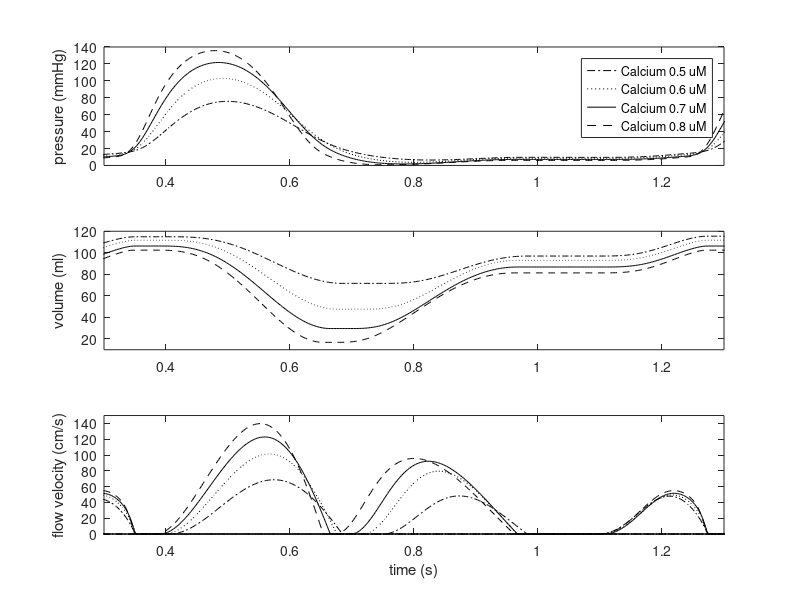

MATLAB code for this plot:
clear; close all; format compact;

load baseline

plott = t;
% LVP
display1(:,1)=p(:,2);
% LVV
display2(:,1)=y(:,10);
% MV
display3(:,1)=y(:,2);
% AV
display4(:,1)=y(:,3);

load Ca05

% LVP
display1(:,2)=p(:,2);
% LVV
display2(:,2)=y(:,10);
% MV
display3(:,2)=y(:,2);
% AV
display4(:,2)=y(:,3);

load Ca06

% LVP
display1(:,3)=p(:,2);
% LVV
display2(:,3)=y(:,10);
% MV
display3(:,3)=y(:,2);
% AV
display4(:,3)=y(:,3);

load Ca07

% LVP
display1(:,4)=p(:,2);
% LVV
display2(:,4)=y(:,10);
% MV
display3(:,4)=y(:,2);
% AV
display4(:,4)=y(:,3);

load Ca08

% LVP
display1(:,5)=p(:,2);
% LVV
display2(:,5)=y(:,10);
% MV
display3(:,5)=y(:,2);
% AV
display4(:,5)=y(:,3);

subplot(3,1,1), plot(plott,display1(:,2),'k-.',plott,display1(:,3),'k:',...
             plott,display1(:,4),'k-',plott,display1(:,5),'k--')
axis([0.3 1.3 0 140])
%xlabel('time (s)')
ylabel('pressure (mmHg)')
legend('Calcium 0.5 uM','Calcium 0.6 uM','Calcium 0.7 uM','Calcium 0.8 uM')

plott = plott - 0.000;
subplot(3,1,2), plot(plott,display2(:,2),'k-.',plott,display2(:,3),'k:',...
             plott,display2(:,4),'k-',plott,display2(:,5),'k--')
axis([0.3 1.3 10 120])
%xlabel('time (s)')
ylabel('volume (ml)')
%legend('Calcium 0.5 uM','Calcium 0.6 uM','Calcium 0.7 uM','Calcium 0.8 uM')

display3 = display3/4.;
display4 = display4/4.;
subplot(3,1,3), plot(plott,display3(:,2),'k-.',plott,display3(:,3),'k:',...
             plott,display3(:,4),'k-',plott,display3(:,5),'k--',...
             plott,display4(:,2),'k-.',plott,display4(:,3),'k:',...
             plott,display4(:,4),'k-',plott,display4(:,5),'k--')
axis([0.3 1.3 0 150])
xlabel('time (s)')
ylabel('flow velocity (cm/s)')
%legend('Calcium 0.5 uM','Calcium 0.6 uM','Calcium 0.7 uM','Calcium 0.8 uM')